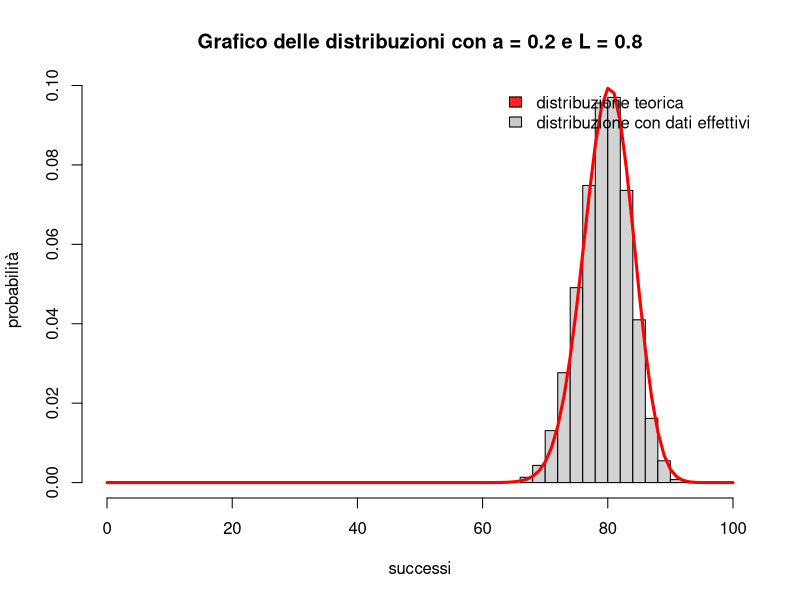

The R source for this figure:
N = 100
a = 0.2
L = 0.8
n = 6000

test <- function(N, a, L){
    X <- runif(N)
    Z <- (X >= a) & (X <= a + L)
    Y <- sum(Z)
    return(Y)
}

Y <- replicate(n, test(N,a,L))
print(Y)
hist(Y, main = "Grafico delle distribuzioni con a = 0.2 e L = 0.8", xlab = "successi", 
    ylab = "probabilità", freq=FALSE, xlim = c(0,100))
lines(0:N, dbinom(0:N, size=N, prob=L), col='red', lw=3)
legend("topright", c("distribuzione teorica", "distribuzione con dati effettivi"), 
    bty = "n", density = c(100, 100),
    fill=c("red", "gray"))
